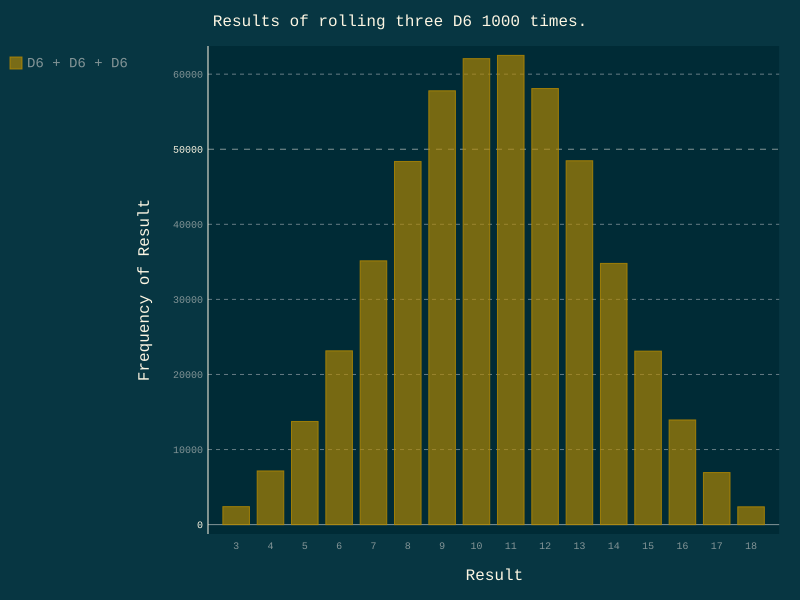

This chart was generated by the following Python code:
import pygal
from pygal.style import DarkSolarizedStyle
from die import Die

# 创建三个D6
die_1 = Die()
die_2 = Die()
die_3 = Die()

# 掷几次骰子，并将结果存储在一个列表中
results = []
for roll_num in range(500000):
    result = die_1.roll() + die_2.roll() + die_3.roll()
    results.append(result)

frequencies = []

max_result = die_1.num_sides + die_2.num_sides + die_3.num_sides
for value in range(3, max_result+1):
    frequency = results.count(value)
    frequencies.append(frequency)

# 对结果进行可视化
hist = pygal.Bar(style=DarkSolarizedStyle)

hist.title = "Results of rolling three D6 1000 times."
hist.x_labels = [str(i) for i in range(3, 19)]
hist.x_title = "Result"
hist.y_title = "Frequency of Result"

hist.add("D6 + D6 + D6", frequencies)
hist.render_to_file('practice_15-8.svg')
